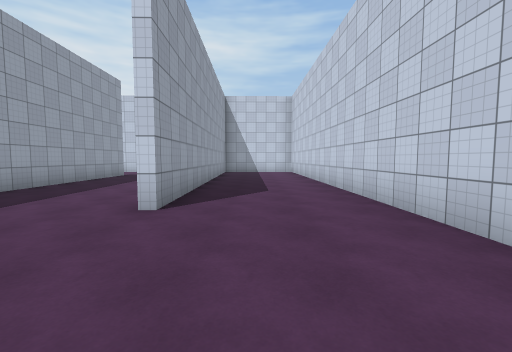
View 1 (above)

24 first-person views from a walk through a Unity game level. The camera is 1.4 m above the floor, tilts 4° down and sees 90° across. The floor is counted in squares, 2 m on a side. Each view is taken from the middle of a square. On the plan, view 1 faces up. The plan holds only what a view shows up to about 9 squares ahead; the rest is blank. The place goes on beyond the plan. The player is left out. Surface patterns are stand-ins for the level's own textures.

View 2
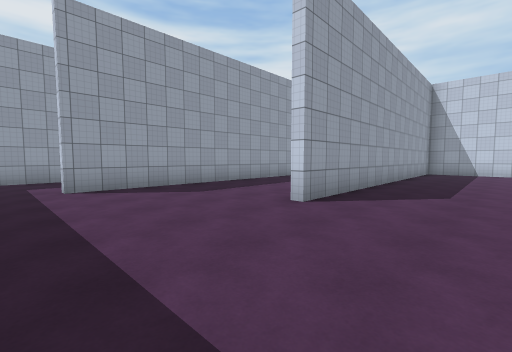

View 3
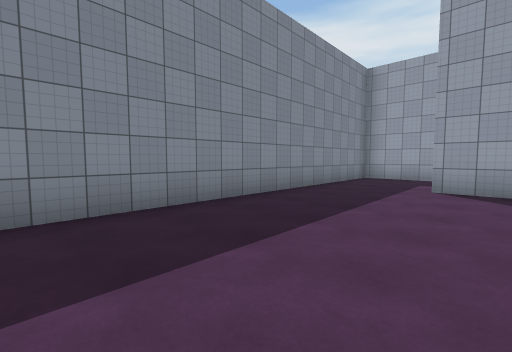

View 4
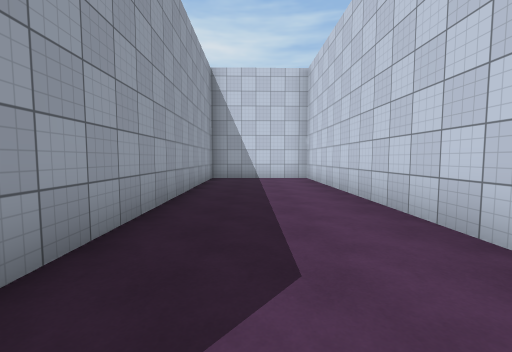

View 5
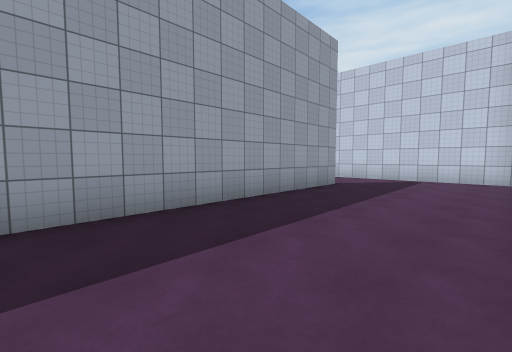

View 6
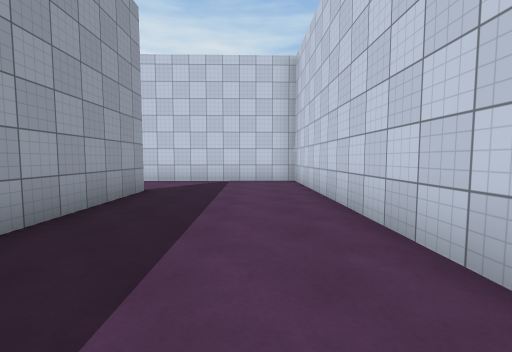

View 7
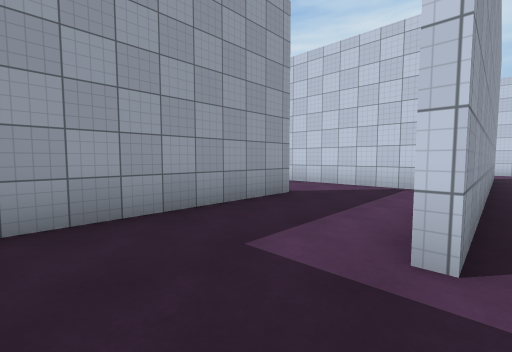

View 8
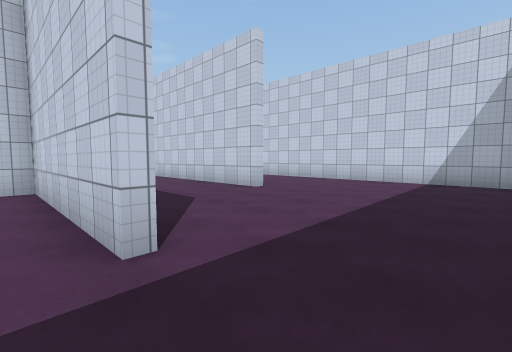

View 9
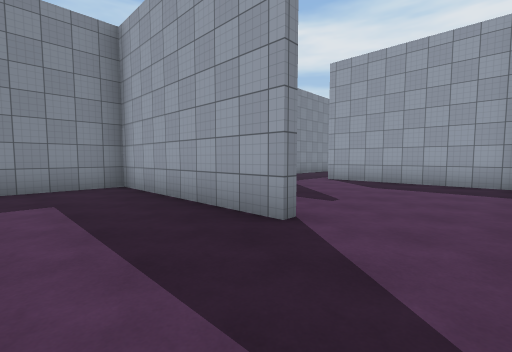

View 10
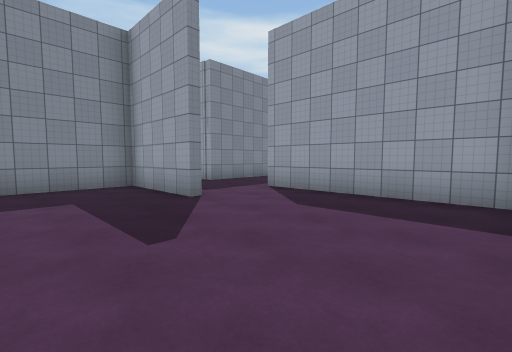

View 11
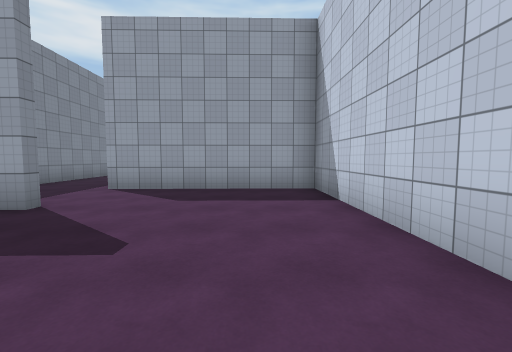

View 12
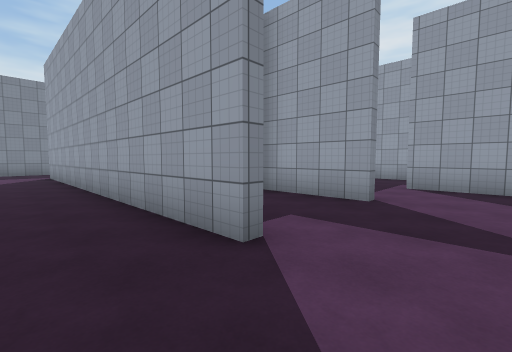

View 13
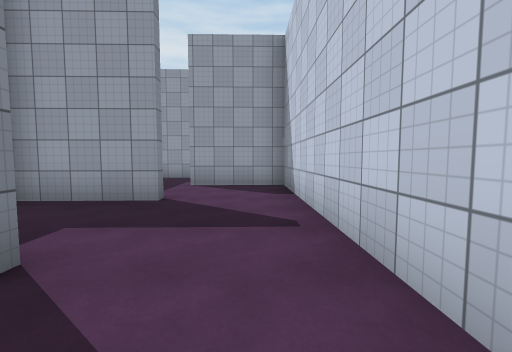

View 14
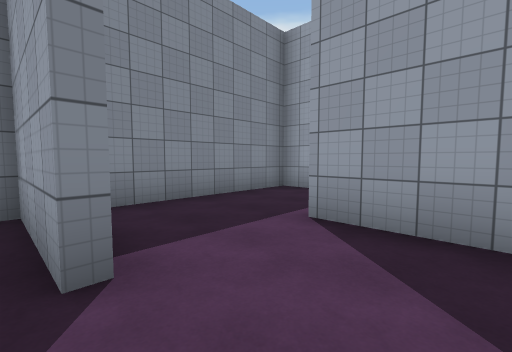

View 15
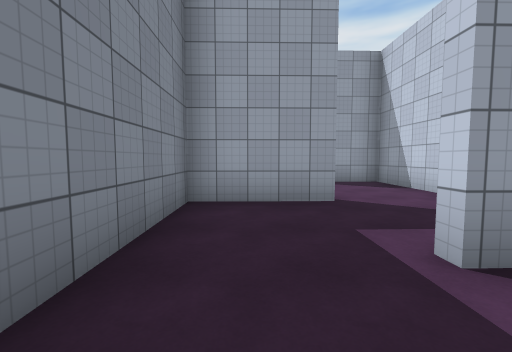

View 16
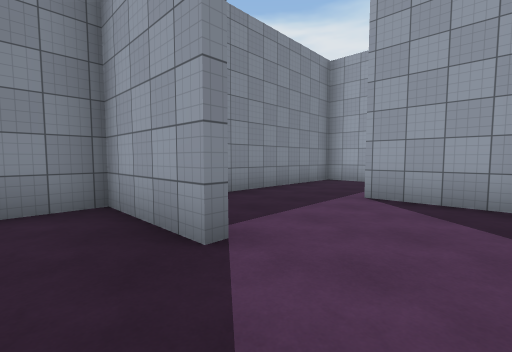

View 17
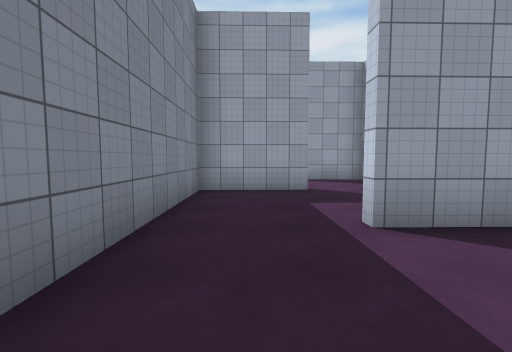

View 18
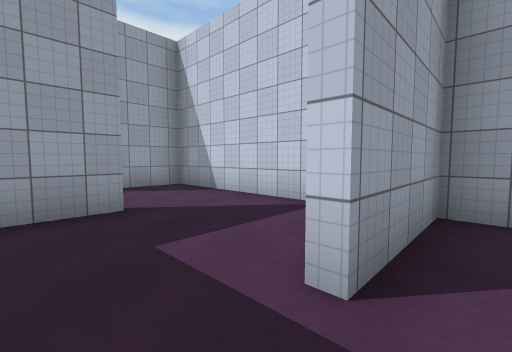

View 19
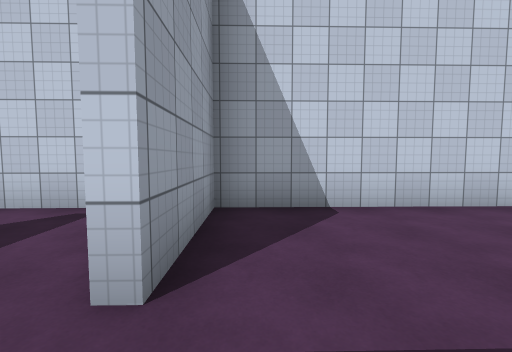

View 20
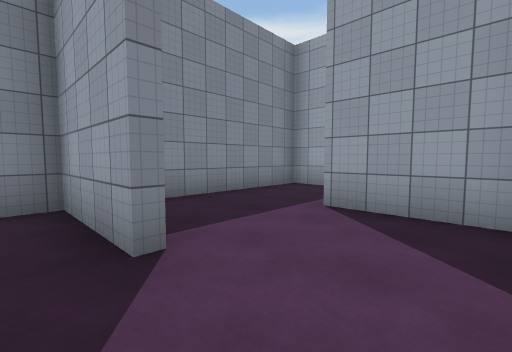

View 21
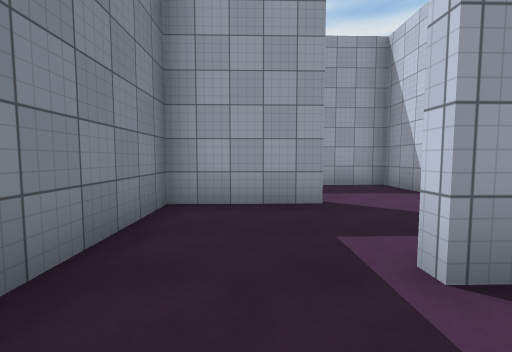

View 22
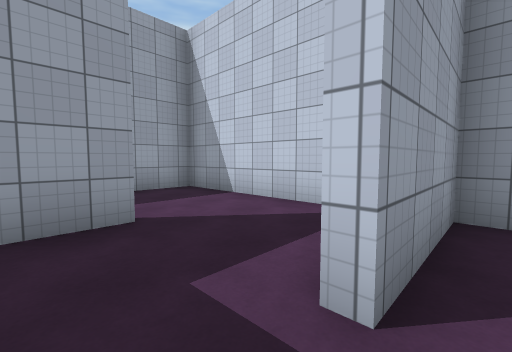

View 23
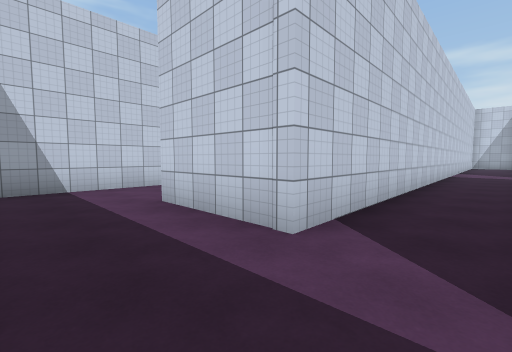

View 24
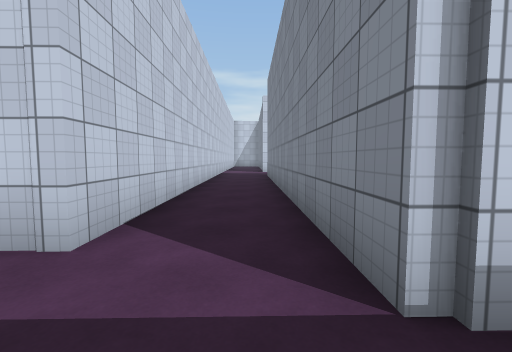

### Floor plan
Points are (right, up) in squares from view 1. A wall is a line through its corners. A room is listed if a view was taken in it or the views show most of it. See-through windows are left out.
Room 1 (views 1, 2, 3, 4, 5, 6, 7, 12, 13)
walls: (-1.6, 3.3) (-1.8, 12.9) (-5.5, 12.8); (-5.4, 10.5) (-5.2, 0.9); (2.1, -1.1) (1.8, 13) (-1.5, 12.9) (-1.3, 3.3); (-5.6, -1.6) (1.1, -1.5)
ways out: opening at (-5, -0.5) to room 2; opening at (-5, 11.5) to room 4
Room 2 (views 8, 9, 11)
walls: (-8.2, 3.3) (-8.1, -1.7) (-5.6, -1.6); (-5.4, 0.7) (-5.5, 5.5) (-8.5, 5.5)
ways out: opening at (-5, -0.5) to room 1; opening at (-8, 4.5) to room 3
Room 3 (view 10)
walls: (-11.4, 1) (-11.4, -1.8) (-8.9, -1.7); (-8.5, 5.5) (-13.9, 5.4) (-13.8, 1.6)
ways out: opening at (-8, 4.5) to room 2; opening at (-12.5, 1)
Room 4 (view 14)
walls: (-8.2, 10.4) (-8.1, 7.9); (-5.5, 12.8) (-8.4, 12.8)
ways out: opening at (-5, 11.5) to room 1; opening at (-8, 11.5) to room 5
Room 5 (view 15)
walls: (-11.4, 7.9) (-9, 8); (-8.4, 12.8) (-10.6, 12.7) (-10.6, 10.3)
ways out: opening at (-8, 11.5) to room 4; opening at (-11, 9.5) to room 6
Room 6 (view 16)
walls: (-13.1, 10.3) (-13.1, 7.9) (-11.4, 7.9); (-12.2, 12.7) (-13.4, 12.7)
ways out: opening at (-11, 9.5) to room 5; opening at (-13, 11.5) to room 7
Room 7 (views 17, 18, 19)
walls: (-13.4, 12.7) (-16.6, 12.6) (-16.5, 10.1); (-17.4, 7.8) (-15, 7.9)
ways out: opening at (-13, 11.5) to room 6; opening at (-17, 9.5) to room 8
Room 8 (view 20)
walls: (-19.6, 10.2) (-19.6, 7.8) (-17.4, 7.8); (-18.3, 12.6) (-20.5, 12.5)
ways out: opening at (-17, 9.5) to room 7; opening at (-20, 11.5) to room 9
Room 9 (views 21, 22)
walls: (-20.5, 12.5) (-22.4, 12.5) (-22.4, 10); (-22.5, 7.7) (-21, 7.7)
ways out: opening at (-20, 11.5) to room 8; opening at (-22, 9.5) to room 11
Room 10 (views 23, 24)
walls: (-25.9, 4.9) (-25.9, 5.3) (-18.2, 5.5); (-25.4, 12.4) (-27.6, 12.4); (-18.4, 7.5) (-25.1, 7.4) (-25.2, 10.1)
ways out: opening at (-25, 11.5) to room 11; opening at (-18, 7)
Room 11 (no view inside)
walls: (-24.9, 10.1) (-24.9, 7.7) (-22.5, 7.7); (-24, 12.4) (-25.4, 12.4)
ways out: opening at (-22, 9.5) to room 9; opening at (-25, 11.5) to room 10

Where each view was taken, in squares from view 1:
view 1: 0 up, 0 right, facing up
view 2: 0 up, 1 right, facing up-left
view 3: 2 up, 1 right, facing down-left
view 4: 4 up, 0 right, facing up
view 5: 4 up, 2 left, facing up-left
view 6: 5 up, 3 left, facing up
view 7: 1 down, 5 left, facing up-left
view 8: 1 down, 6 left, facing up-right
view 9: 5 up, 6 left, facing down-left
view 10: 5 up, 9 left, facing down-left
view 11: 4 up, 8 left, facing left
view 12: 12 up, 4 left, facing down-left
view 13: 12 up, 4 left, facing left
view 14: 12 up, 8 left, facing down-left
view 15: 9 up, 9 left, facing left
view 16: 12 up, 12 left, facing down-left
view 17: 9 up, 14 left, facing left
view 18: 9 up, 16 left, facing up-left
view 19: 9 up, 16 left, facing up
view 20: 12 up, 19 left, facing down-left
view 21: 9 up, 21 left, facing left
view 22: 9 up, 22 left, facing up-left
view 23: 6 up, 27 left, facing up-right
view 24: 6 up, 27 left, facing right
